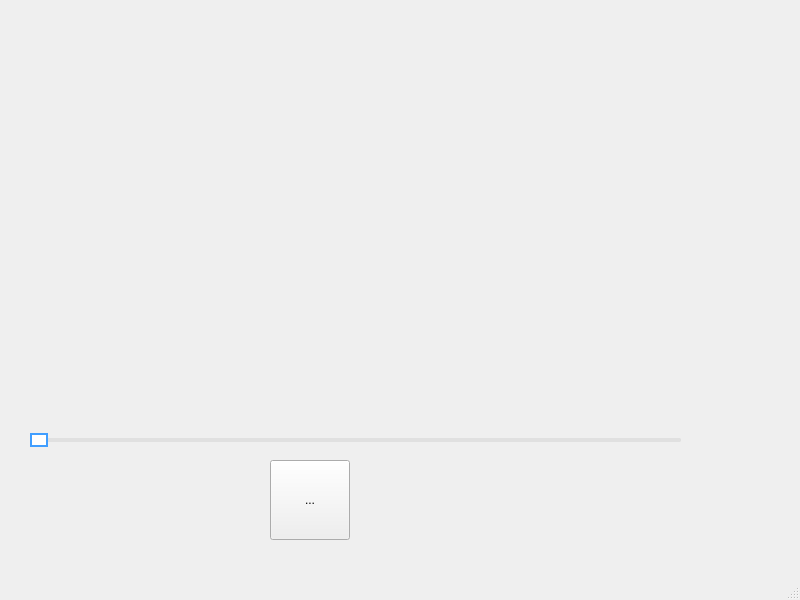
<?xml version="1.0" encoding="UTF-8"?>
<ui version="4.0">
 <class>MainWindow</class>
 <widget class="QMainWindow" name="MainWindow">
  <property name="geometry">
   <rect>
    <x>0</x>
    <y>0</y>
    <width>800</width>
    <height>600</height>
   </rect>
  </property>
  <property name="windowTitle">
   <string>MainWindow</string>
  </property>
  <widget class="QWidget" name="centralwidget">
   <widget class="VideoWidget" name="screenwidget" native="true">
    <property name="geometry">
     <rect>
      <x>19</x>
      <y>9</y>
      <width>691</width>
      <height>401</height>
     </rect>
    </property>
   </widget>
   <widget class="QSlider" name="sliderProgress">
    <property name="enabled">
     <bool>false</bool>
    </property>
    <property name="geometry">
     <rect>
      <x>30</x>
      <y>430</y>
      <width>651</width>
      <height>20</height>
     </rect>
    </property>
    <property name="styleSheet">
     <string notr="true">/* 1. 总轨道 (背后的灰色条) */
QSlider::groove:horizontal {
    border: 0px solid #999999;
    height: 4px; /* 轨道厚度，越小越精致 */
    background: #E0E0E0; /* 浅灰色背景 */
    border-radius: 2px; /* 圆角 */
}

/* 2. 滑块 (那个圆球) */
QSlider::handle:horizontal {
    background: #FFFFFF; /* 纯白球 */
    border: 2px solid #409EFF; /* 蓝色边框 */
    width: 14px; /* 球的大小 */
    height: 14px;
    border-radius: 9px; /* 半径，变成正圆 */
    
    /* 【关键】让球垂直居中 */
    /* 计算公式：(轨道高度4 - 滑块高度14) / 2 = -5 */
    margin: -5px 0; 
}

/* 3. 已播放的部分 (蓝色条) */
QSlider::sub-page:horizontal {
    background: #409EFF; /* 这里换成你喜欢的颜色 */
    height: 4px;
    border-radius: 2px;
}

/* 4. 未播放的部分 (通常和轨道一样) */
QSlider::add-page:horizontal {
    background: #E0E0E0;
    height: 4px;
    border-radius: 2px;
}</string>
    </property>
    <property name="orientation">
     <enum>Qt::Orientation::Horizontal</enum>
    </property>
   </widget>
   <widget class="QToolButton" name="btnPause">
    <property name="geometry">
     <rect>
      <x>270</x>
      <y>460</y>
      <width>80</width>
      <height>80</height>
     </rect>
    </property>
    <property name="minimumSize">
     <size>
      <width>50</width>
      <height>50</height>
     </size>
    </property>
    <property name="styleSheet">
     <string notr="true">QPushButton {
    border: none;
    border-radius: 40px; 
    background-color: transparent; 
}</string>
    </property>
    <property name="text">
     <string>...</string>
    </property>
    <property name="icon">
     <iconset resource="resources.qrc">
      <normaloff>:/src/true.png</normaloff>:/src/true.png</iconset>
    </property>
    <property name="iconSize">
     <size>
      <width>50</width>
      <height>50</height>
     </size>
    </property>
   </widget>
  </widget>
  <widget class="QMenuBar" name="menubar">
   <property name="geometry">
    <rect>
     <x>0</x>
     <y>0</y>
     <width>800</width>
     <height>20</height>
    </rect>
   </property>
  </widget>
  <widget class="QStatusBar" name="statusbar"/>
 </widget>
 <customwidgets>
  <customwidget>
   <class>VideoWidget</class>
   <extends>QWidget</extends>
   <header>videowidget.h</header>
   <container>1</container>
  </customwidget>
 </customwidgets>
 <resources>
  <include location="resources.qrc"/>
 </resources>
 <connections/>
</ui>
